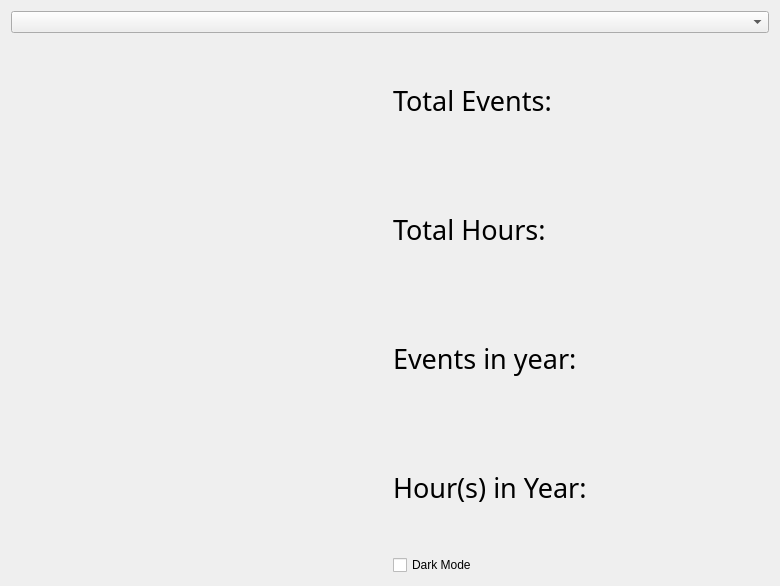
<?xml version="1.0" encoding="UTF-8"?>
<ui version="4.0">
 <class>MemberReport</class>
 <widget class="QDialog" name="MemberReport">
  <property name="geometry">
   <rect>
    <x>0</x>
    <y>0</y>
    <width>780</width>
    <height>586</height>
   </rect>
  </property>
  <property name="windowTitle">
   <string>Dialog</string>
  </property>
  <layout class="QGridLayout" name="gridLayout">
   <item row="0" column="0" colspan="2">
    <layout class="QVBoxLayout" name="StackGrid">
     <item>
      <layout class="QVBoxLayout" name="chartWidget">
       <property name="sizeConstraint">
        <enum>QLayout::SetDefaultConstraint</enum>
       </property>
      </layout>
     </item>
     <item>
      <widget class="QComboBox" name="yearDropDown"/>
     </item>
    </layout>
   </item>
   <item row="1" column="0">
    <layout class="QVBoxLayout" name="pieWidget">
     <property name="sizeConstraint">
      <enum>QLayout::SetDefaultConstraint</enum>
     </property>
    </layout>
   </item>
   <item row="1" column="1">
    <layout class="QVBoxLayout" name="infoLbaels">
     <item>
      <widget class="QLabel" name="totEventLabel">
       <property name="font">
        <font>
         <family>Bebas Neue</family>
         <pointsize>20</pointsize>
        </font>
       </property>
       <property name="text">
        <string>Total Events:</string>
       </property>
      </widget>
     </item>
     <item>
      <widget class="QLabel" name="totHoursLabel">
       <property name="font">
        <font>
         <family>Bebas Neue</family>
         <pointsize>20</pointsize>
        </font>
       </property>
       <property name="text">
        <string>Total Hours: </string>
       </property>
      </widget>
     </item>
     <item>
      <widget class="QLabel" name="eventYearLabel">
       <property name="font">
        <font>
         <family>Bebas Neue</family>
         <pointsize>20</pointsize>
        </font>
       </property>
       <property name="text">
        <string>Events in year: </string>
       </property>
      </widget>
     </item>
     <item>
      <widget class="QLabel" name="eventYearHour">
       <property name="font">
        <font>
         <family>Bebas Neue</family>
         <pointsize>20</pointsize>
        </font>
       </property>
       <property name="text">
        <string>Hour(s) in Year: </string>
       </property>
      </widget>
     </item>
     <item>
      <widget class="QCheckBox" name="themeCheck">
       <property name="text">
        <string>Dark Mode</string>
       </property>
      </widget>
     </item>
    </layout>
   </item>
  </layout>
 </widget>
 <resources/>
 <connections/>
</ui>
